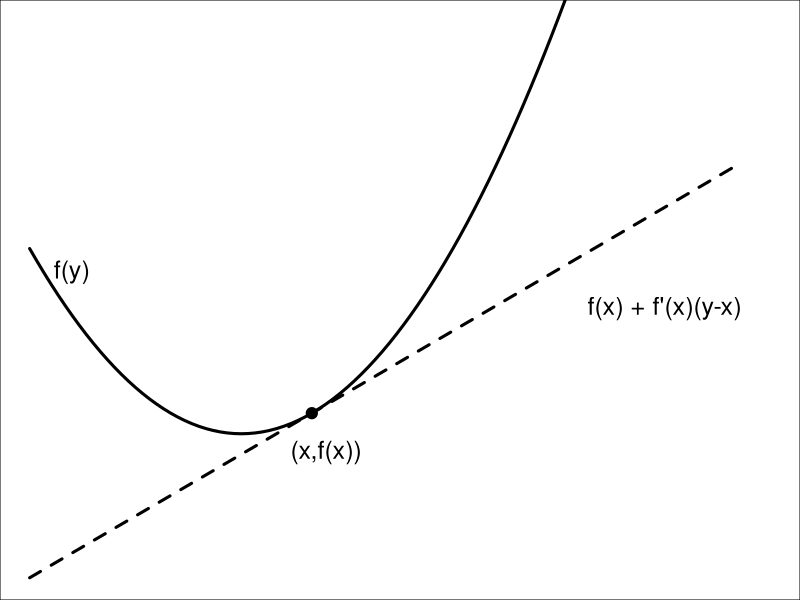

R code for this plot:
# Optimization for Machine Learning
# Chunk 1.3
# Plot first-order condition

x0 <- 0.1

f1 <- function(x) { x^2 }
f2 <- function(x) { x0^2 + 2*x0 * (x-x0) }

png("conv-first-order-cond.png", width=400, height=300)

a <- -0.3
b <- 0.7

par(xaxt='n', yaxt='n', mar=c(0,0,0,0))

curve(f1, from=a, to=b, lwd=3, xlim=c(a,0.75), ylim=c(f2(a), 0.2), xlab="", ylab="")
curve(f2, from=a, to=b, lwd=3, lty='dashed', add=TRUE)
points(x0, f1(x0), pch=19, cex=1.5)
text(a+0.02, f1(a+0.02), "f(y)", pos=4, cex=1.5)
text(x0+0.02, f1(0), "(x,f(x))", pos=1, cex=1.5)
text(0.6, f2(0.4), "f(x) + f'(x)(y-x)", pos=1, cex=1.5)

